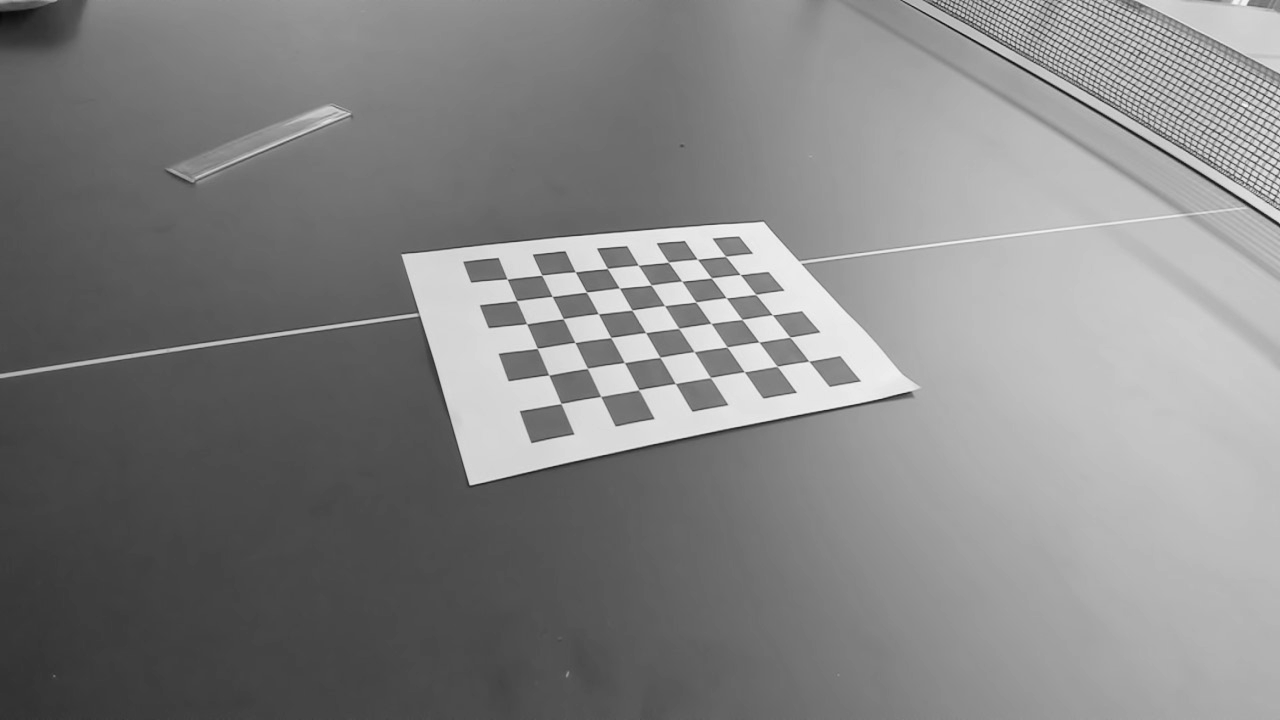
//> input picture img/chessboard/00.png, 1280 x 720 px; its folder holds only this picture in this run
$ ./single_calibration   (built with g++ and OpenCV 4)
//> lines starting //> are read from the running program, lines starting //| are printed output that depends on the picture; after the words box and inside, x2 and y2 are one past the last pixel; in counts of white or black regions, pixels touching at a corner belong together
### src/constants.hpp
//
// Created by 임정훈 on 25. 6. 29.
//

#ifndef CONSTANTS_HPP
#define CONSTANTS_HPP

#include <opencv2/opencv.hpp>

// Environment
constexpr float GRAVITY = 981;  // 중력 가속도 (cm/s^2)

// Table Constants (cm)
constexpr float TABLE_X_SIZE = 152.5;
constexpr float TABLE_Y_SIZE = 274;
constexpr float TABLE_Z_SIZE = 100;
constexpr float TABLE_NET_HEIGHT = 15.25;
constexpr float TABLE_BOUNCE_COEFFICIENT = 0.8;

// Orange Ball Colors
const cv::Scalar ORANGE_MIN = cv::Scalar(12, 140, 160);  // HSV
const cv::Scalar ORANGE_MAX = cv::Scalar(20, 255, 255);  // HSV

// Camera Control
constexpr int CAMERA_WIDTH = 1920;
constexpr int CAMERA_HEIGHT = 1080;

// Camera Matrix
const cv::Mat CAMERA_MATRIX =
    (cv::Mat_<double>(3, 3) << 800, 0, 320, 0, 800, 240, 0, 0, 1);

// Camera Extrinsic Parameters
const cv::Mat CAMERA_ROTATION = cv::Mat::eye(3, 3, CV_64F);
const cv::Mat CAMERA_TRANSLATION = (cv::Mat_<double>(3, 1) << 0, 0, 2);

// Target Plane Height (예: 지면은 0m)
constexpr double TARGET_PLANE_Z = 0.0;

// Falling Test Params
constexpr double TARGET_FRAME_WIDTH = 640;
constexpr double TARGET_FRAME_HEIGHT = 480;
constexpr double TARGET_FPS = 120;
constexpr double CONTOUR_AREA_MIN = 100;
constexpr double CIRCULARITY_MIN = 0.5;
constexpr double RADIUS_MIN = 7;
constexpr double TOUCHED_MIN = 225;
constexpr double TOUCHED_MAX = 243;
constexpr int TRAILS_SIZE = 30;

#endif  // CONSTANTS_HPP

### src/calibration/single_calibration.cpp
//
// Created by Hyunseung Ryu on 2025. 7. 22..
//

#include <filesystem>
#include <iostream>
#include <opencv2/opencv.hpp>
#include <string>
#include <vector>

#include "../constants.hpp"

namespace fs = std::filesystem;

// 실제론 9*7 사각형 격자였는데 안쪽 격자점만 탐지하기 때문에 8*6 격자점
const cv::Size chessboard_grid(8, 6);
const cv::Size image_size(1280, 720);
constexpr float chessboard_square_size = 25.0f;  // mm
const auto criteria =
    cv::TermCriteria(cv::TermCriteria::EPS + cv::TermCriteria::COUNT, 30, 0.1);

std::vector<std::string> glob_chessboard_images(const std::string& folder) {
  std::vector<std::string> result;

  for (const auto& entry : fs::recursive_directory_iterator(folder)) {
    const auto& path = entry.path();
    if (path.extension() == ".png") {
      result.push_back(path.string());
    }
  }

  std::ranges::sort(result);
  return result;
}

int main() {
  std::vector<std::vector<cv::Point3f>> object_points;
  std::vector<std::vector<cv::Point2f>> image_points;

  std::vector<cv::Point3f> object_corners(chessboard_grid.width *
                                          chessboard_grid.height);
  for (int r = 0; r < chessboard_grid.height; ++r) {
    for (int c = 0; c < chessboard_grid.width; ++c) {
      object_corners[r * chessboard_grid.width + c] = cv::Point3f(
          c * chessboard_square_size, r * chessboard_square_size, 0.0f);
    }
  }

  const auto image_paths = glob_chessboard_images("img/chessboard");

  // find corners
  for (const auto& image_path : image_paths) {
    std::cout << std::endl << "Processing image: " << image_path << std::endl;

    cv::Mat frame = cv::imread(image_path), gray;
//> frame is the input picture: 720 rows x 1280 cols, CV_8UC3; min 8, max 250, mean 131.6
    cv::cvtColor(frame, gray, cv::COLOR_BGR2GRAY);

    assert(frame.size() == image_size &&
           "Image size does not match the expected size.");

    std::vector<cv::Point2f> corners;
    if (cv::findChessboardCorners(gray, chessboard_grid, corners)) {
//> corners = 48 Points (x, y), first 12: [507, 279], [541.7, 275.3], [575.3, 271.7], [607.4, 268.4], [638, 264.9], [668.3, 262.2], [697.4, 259.3], [725.5, 256.3], [516.5, 300.6], [552.1, 296.4], [586.4, 292.1], [619.4, 288.1]
      std::cout << "Found Chessboard Corners!" << std::endl;

      cv::cornerSubPix(gray, corners, {11, 11}, {-1, -1}, criteria);
//> corners = 48 Points (x, y), first 12: [507.1, 279], [541.8, 275.2], [575.3, 271.9], [607.4, 268.5], [638.3, 265.2], [668.4, 262.2], [697.4, 259.3], [725.6, 256.4], [516.5, 300.6], [552.2, 296.4], [586.5, 292.1], [619.4, 288.1]
      cv::drawChessboardCorners(frame, chessboard_grid, corners, true);
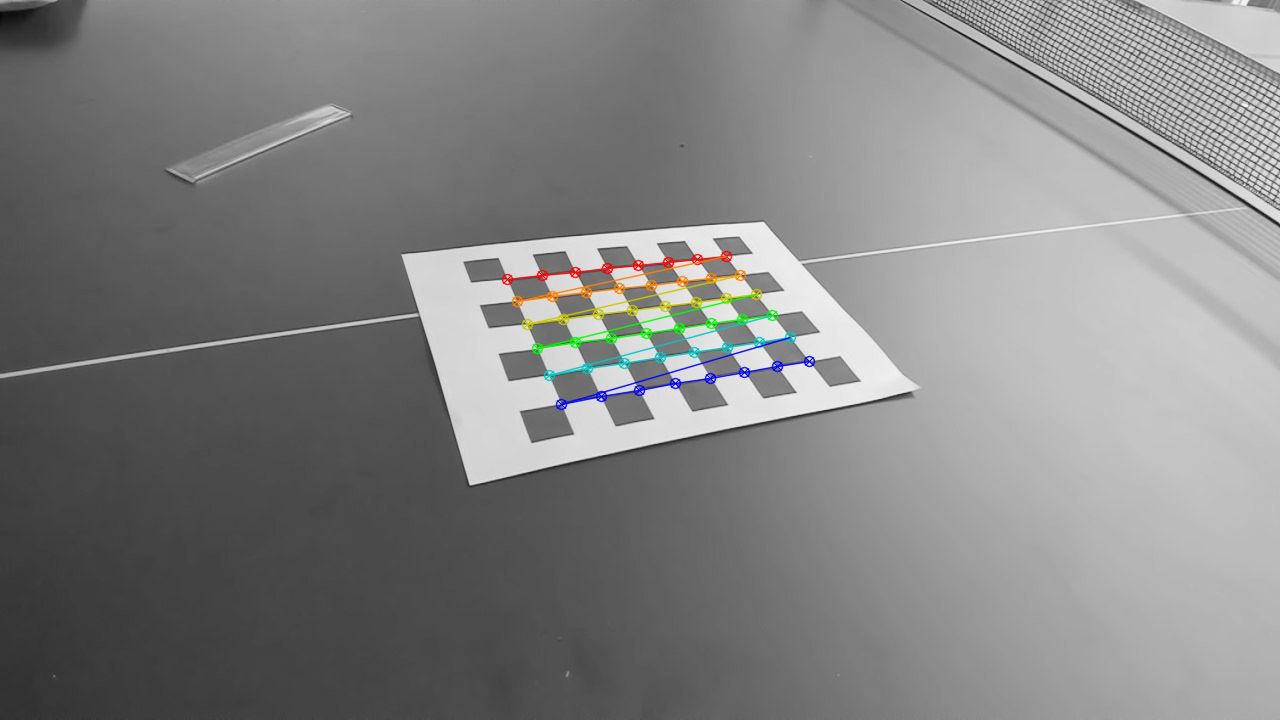
//> frame: 720 rows x 1280 cols, CV_8UC3; 1.18% of pixels changed, all inside (x1, y1, x2, y2) = (501, 250, 816, 411)

      image_points.push_back(corners);
//> image_points = 1 point lists
      object_points.push_back(object_corners);

      cv::imshow("Single Calibration", frame);
      // cv::waitKey(100);
      int key;
      do {
        key = cv::waitKey(0);
//> the 'q' key is pressed
        if (key == 'q') return 0;
//> (the program exits here)

$ run again, on img/chessboard/04.png
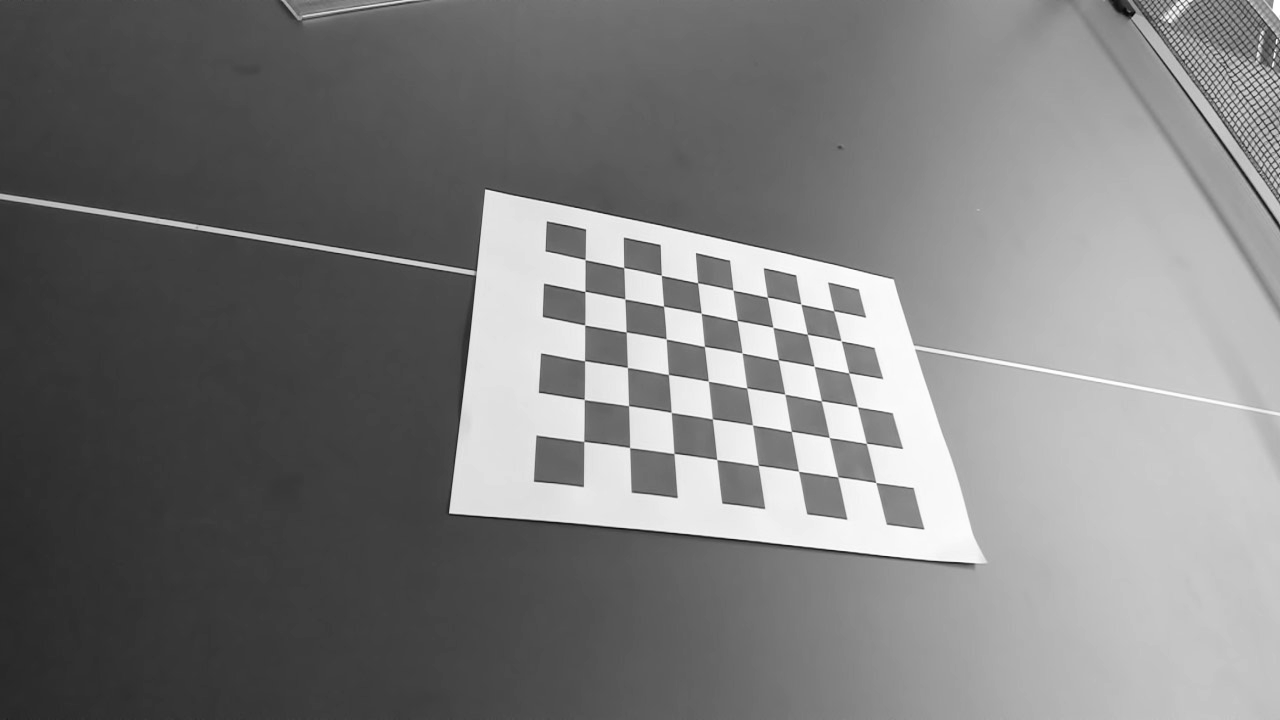
//> input picture img/chessboard/04.png, 1280 x 720 px
//> frame is the input picture: 720 rows x 1280 cols, CV_8UC3; min 5, max 255, mean 123.5
//> `if (cv::findChessboardCorners(gray, chessboard_grid, corners))`: corners = 48 Points (x, y), first 12: [585, 259.6], [623.6, 267.5], [661.3, 275.3], [697.5, 282.7], [732.8, 290], [767.3, 297.2], [800.9, 304.1], [833.7, 310.9], [584.9, 291.4], [624.9, 299], [663.5, 306.1], [701.2, 313.2]
//> `cv::cornerSubPix(gray, corners, {11, 11}, {-1, -1}, criteria);`: corners = 48 Points (x, y), first 12: [585.1, 259.6], [623.7, 267.6], [661.3, 275.4], [697.6, 282.8], [732.9, 290.1], [767.3, 297.2], [800.8, 304.2], [833.6, 310.8], [584.9, 291.4], [624.8, 298.9], [663.5, 306.2], [701.3, 313.3]
//> `cv::drawChessboardCorners(frame, chessboard_grid, corners, true);`:
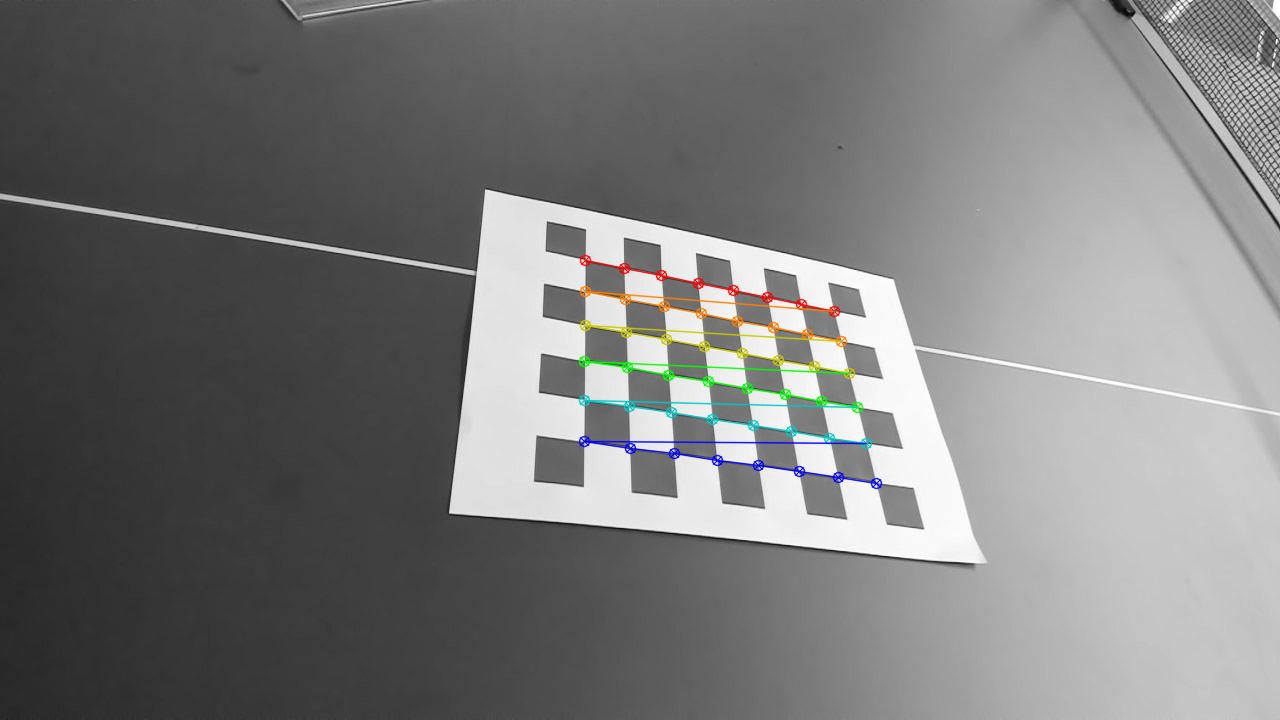
//> frame: 720 rows x 1280 cols, CV_8UC3; 1.35% of pixels changed, all inside (x1, y1, x2, y2) = (578, 254, 883, 490)
//> image_points = 1 point lists

$ run again, on img/chessboard/05.png
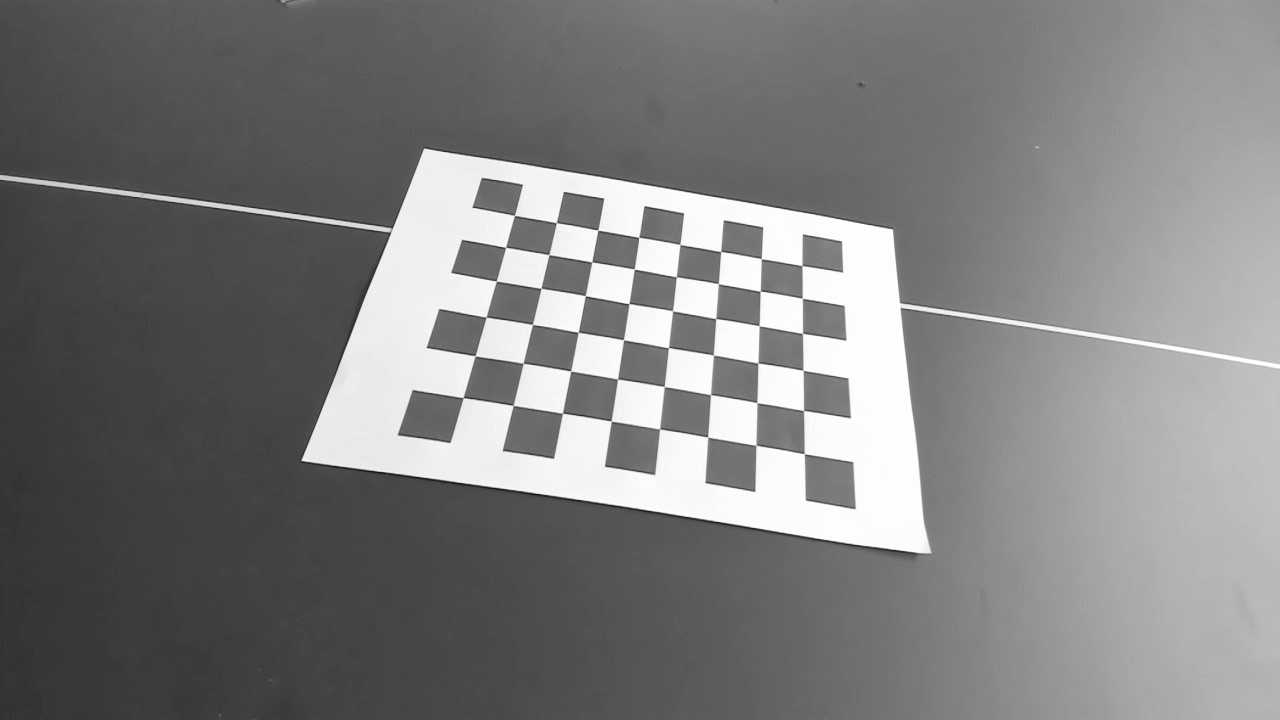
//> input picture img/chessboard/05.png, 1280 x 720 px
//> frame is the input picture: 720 rows x 1280 cols, CV_8UC3; min 18, max 255, mean 125.7
//> `if (cv::findChessboardCorners(gray, chessboard_grid, corners))`: corners = 48 Points (x, y), first 12: [514.4, 215.4], [556.3, 222.7], [597.7, 230.1], [638.6, 237.3], [680, 244.6], [720.6, 251.5], [761.3, 258.6], [802, 265.5], [505.6, 247.4], [548.9, 254.6], [591.8, 262], [634.4, 269.1]
//> `cv::cornerSubPix(gray, corners, {11, 11}, {-1, -1}, criteria);`: corners = 48 Points (x, y), first 12: [514.4, 215.4], [556.4, 222.6], [597.8, 230.2], [638.8, 237.3], [679.9, 244.5], [720.6, 251.5], [761.3, 258.6], [801.9, 265.6], [505.6, 247.4], [548.9, 254.6], [591.7, 261.9], [634.3, 269.1]
//> `cv::drawChessboardCorners(frame, chessboard_grid, corners, true);`:
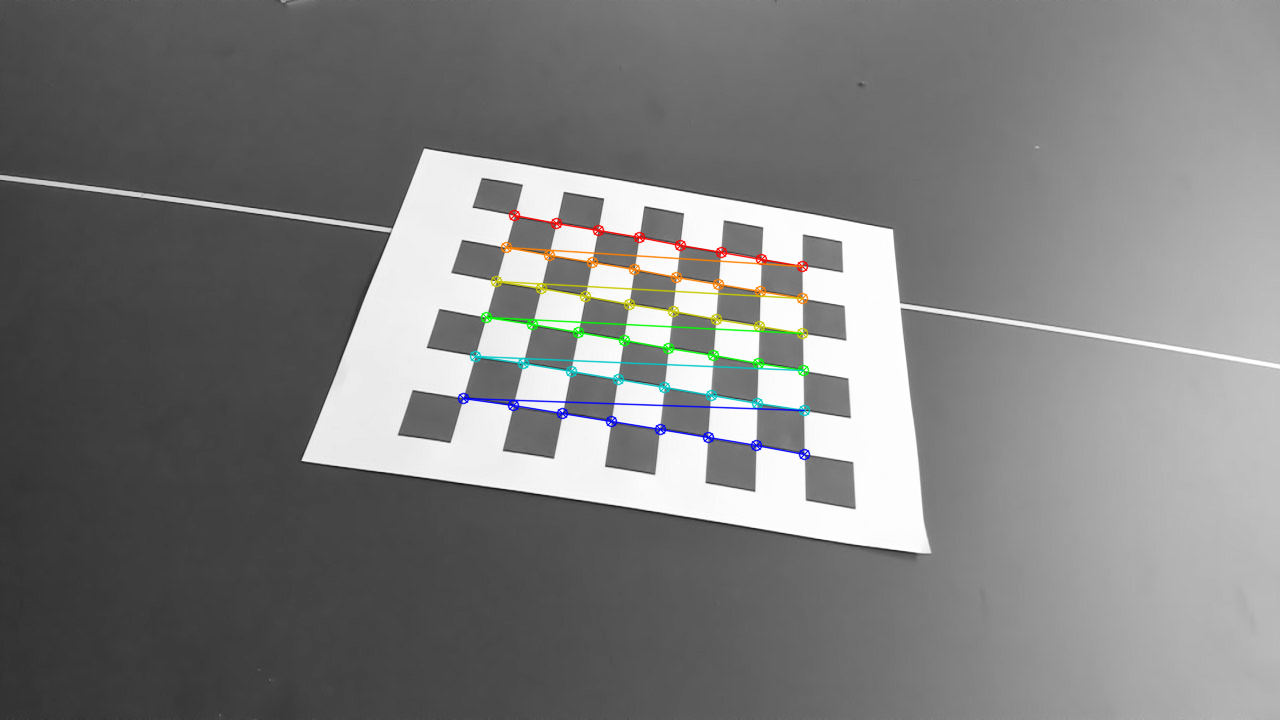
//> frame: 720 rows x 1280 cols, CV_8UC3; 1.51% of pixels changed, all inside (x1, y1, x2, y2) = (457, 209, 811, 461)
//> image_points = 1 point lists

$ run again, on img/chessboard/06.png
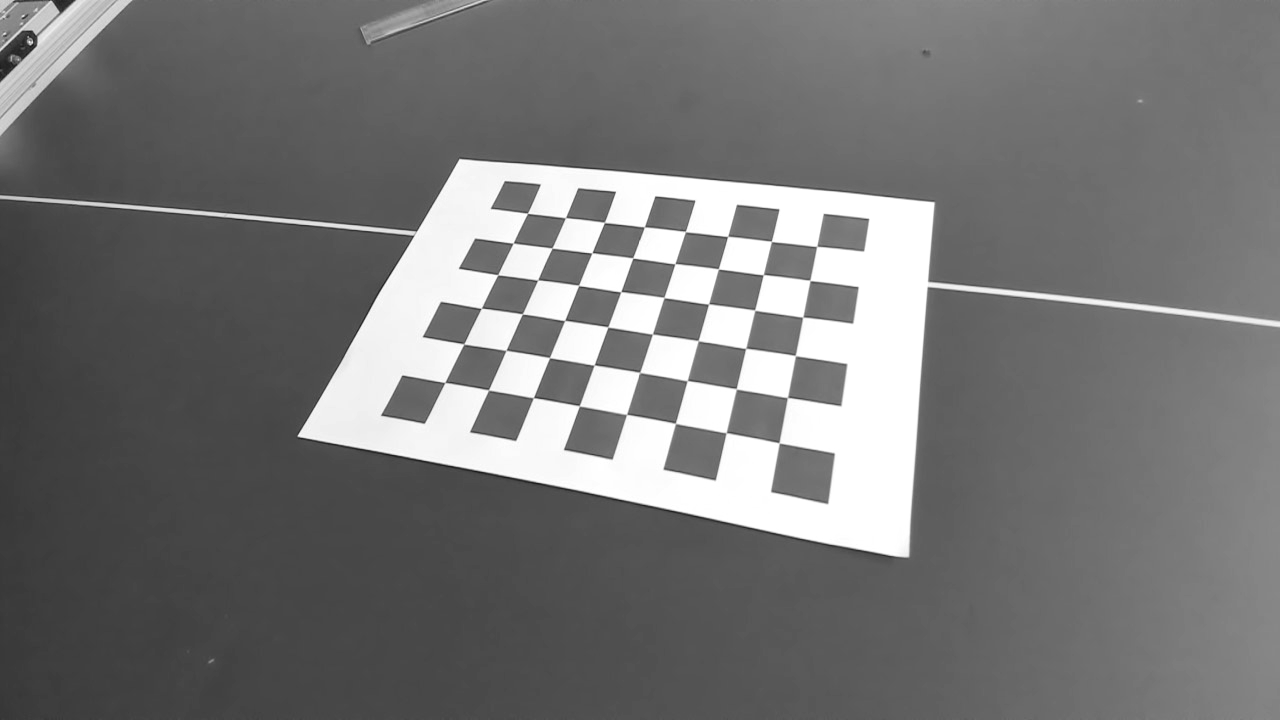
//> input picture img/chessboard/06.png, 1280 x 720 px
//> frame is the input picture: 720 rows x 1280 cols, CV_8UC3; min 18, max 255, mean 117.2
//> `if (cv::findChessboardCorners(gray, chessboard_grid, corners))`: corners = 48 Points (x, y), first 12: [527.5, 213.2], [565.4, 217.6], [604.4, 222.4], [644.3, 226.9], [685.4, 231.5], [727.6, 236.4], [771.4, 241.3], [816.8, 246.3], [513.1, 243.1], [551.9, 248], [591.9, 252.8], [632.8, 257.9]
//> `cv::cornerSubPix(gray, corners, {11, 11}, {-1, -1}, criteria);`: corners = 48 Points (x, y), first 12: [527.5, 213.3], [565.5, 217.7], [604.4, 222.4], [644.4, 227], [685.4, 231.6], [727.6, 236.5], [771.4, 241.4], [816.7, 246.4], [513.1, 243.2], [552.1, 248.1], [591.9, 252.8], [632.7, 257.9]
//> `cv::drawChessboardCorners(frame, chessboard_grid, corners, true);`:
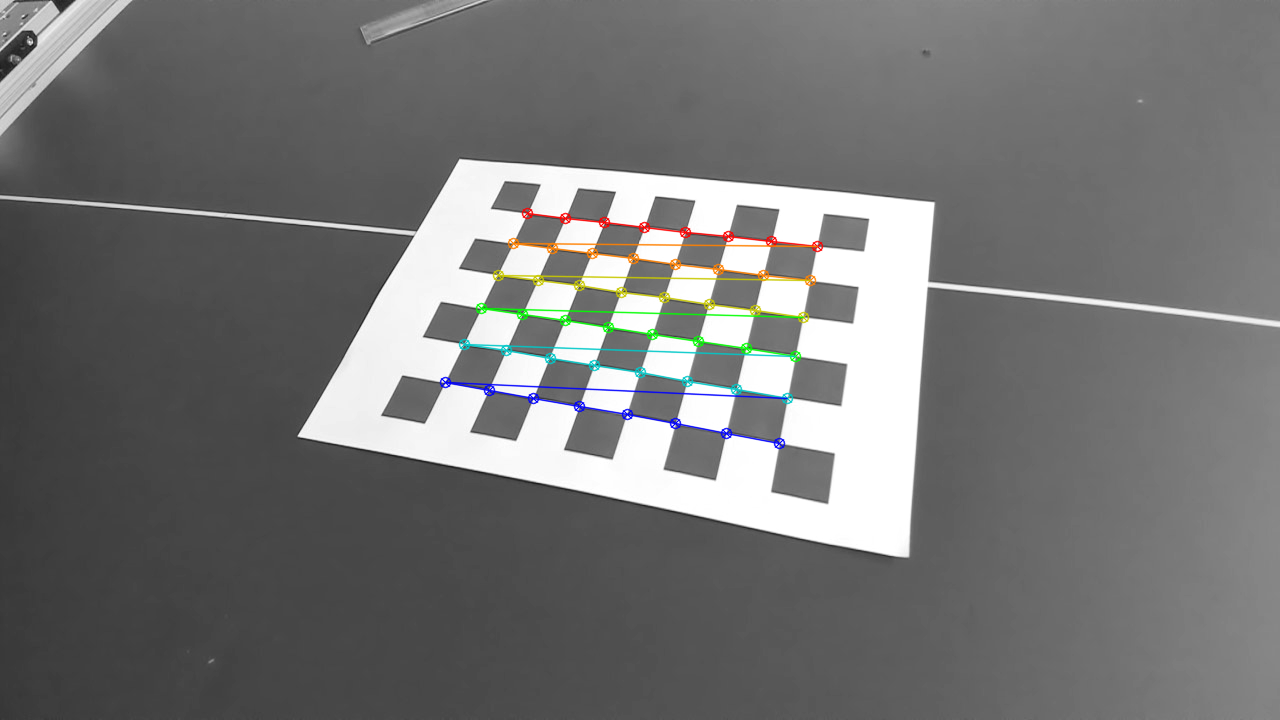
//> frame: 720 rows x 1280 cols, CV_8UC3; 1.52% of pixels changed, all inside (x1, y1, x2, y2) = (439, 207, 824, 450)
//> image_points = 1 point lists
